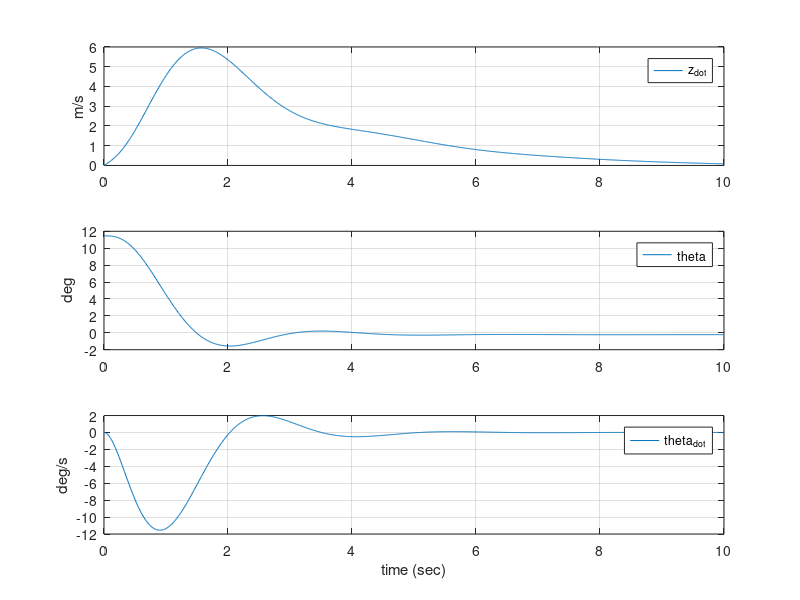
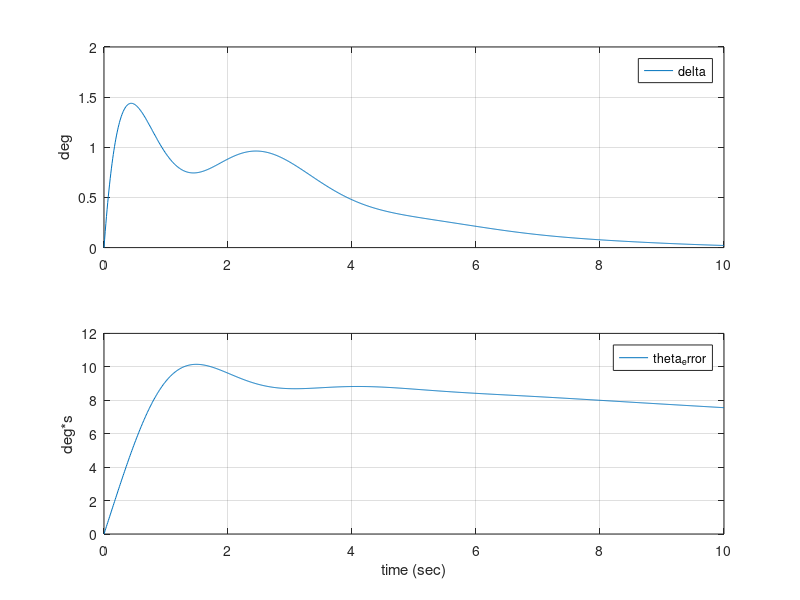

Source code (MATLAB) for these figures, in order:
clear all
% close all
% ----Constant----
% g: 重力加速度(m/s2)
% mass: 重量(kg)
% force_t: 推力(N)
% L_alpha: 揚力傾斜(N/rad)
% length_A: 空力中心までの距離(m)
% length_T: ジンバル点までの距離(m)
% theta0: 目標角(垂直方向からの角度)(deg)
% vel_A: 機軸方向速度(m/s)
% Iyy: ピッチ面方向の慣性モーメント(kg*ｍ２)
% tau_delta: ジンバル角一次遅れ時定数(s)
% -----
% 
% ----------------
g = 9.8066;
mass = 70;
force_T = 1000;
L_alpha = 1000;
length_A = 0.2;
length_T = 1.5;
theta0 = 0;
vel_A = 30;
Iyy = 84;
tau_delta = 0.5;
% ----
% Q_lqr = diag([0 100 0 0]);
% R_lqr = diag([0.00001]);
% W = 1;
% Q_kalman = diag([1 1 1 1]);
% R_kalman = diag([1 1 1 1]);



%A_body = [-L_alpha/mass/vel_A -g*cosd(theta0) vel_A;
%	 0 0 1;
%	 L_alpha*length_A/Iyy/vel_A 0 0];
%B_body = [force_T/mass; 0; force_T*length_T/Iyy];
%Co_body = ctrb(A_body,B_body);
%rank(Co_body);
%
%A_motor = [0 1 0;
%	 0 0 KT/(Jm+JL/gear);
%	 0 -KE/L -R/L];
%B_motor = [0; 0; 1/L];
%Co_motor = ctrb(A_motor,B_motor);
%rank(Co_motor);


% ----状態方程式----
%　sys: 状態方程式
% x = [z_dot; θ; θ_dot; delta], u = delta_i, y = [θ; delta]
% z_dot: 機軸垂直方向速度
% θ: 目標角とのズレ
% delta: ジンバル角
% delta_i: ジンバル角入力値
% ---
% sys_servo: 拡大系
% ----------------
A_reg = [-L_alpha/mass/vel_A g*cosd(theta0) -vel_A force_T/mass;
	 0 0 1 0;
	 L_alpha*length_A/Iyy/vel_A 0 0 -force_T*length_T/Iyy;
	 0 0 0 -1/tau_delta];
B_reg = [0; 0; 0; 1/tau_delta];
C_reg = A_reg(1:2,:);
C_reg_observe = eye(length(C_reg));
D_reg = B_reg(1:2,:);
sys_reg = ss(A_reg, B_reg, C_reg, D_reg);
Co_reg = ctrb(A_reg, B_reg);

As_upper = horzcat(A_reg, [0; 0; 0; 0]);
As_lower = [0 1 0 0 0];
A_servo  = [As_upper; As_lower];
B_servo = [B_reg; 0];
C_servo = horzcat(C_reg, [0; 0]);
C_servo_observe = eye(length(C_servo));
D_servo = D_reg;
sys_servo = ss(A_servo, B_servo, C_servo, D_servo);
sys_servo_observe = ss(A_servo, B_servo, C_servo_observe, [0]);

% ---- 可制御性確認 ----
% 可制御性ではなく、可安定性の議論が必要
Co_servo = ctrb(sys_servo);
if length(A_servo) - rank(Co_servo) == 0
	disp('Controllable')
else
	disp('Uncontrollable')
end
% ---- 可観測性確認 ----
Ob_servo = obsv(sys_servo);
if length(A_servo) - rank(Ob_servo) == 0
	disp('Observable')
else
	disp('Unobservable')
end


% % ---- 極配置法 ----
% J = [-1];
% K = place(A,B,J);
% sys_control = ss(A-B*K, eye(size(A)), eye(size(A)), eye(size(A)));

% % ----最適レギュレータ ----
Q_optreg = [0 0 0 0 0;
	 0 1000 0 0 0;
	 0 0 0 0 0;
	 0 0 0 0 0;
	 0 0 0 0 1];
R_optreg = [10000];
N_optreg = [0; 0; 0; 0; 0];
[K_optreg, P_optreg, E_optreg] = lqr(sys_servo, Q_optreg, R_optreg, N_optreg);
sys_optreg = ss(A_servo-B_servo*K_optreg, B_servo, C_servo-D_servo*K_optreg, D_servo);


% ---- 最適サーボシステム ----
% Q11 = [100];
% Q22 = [500];
% Q_optservo = [ C_reg'*Q11*C_reg zeros(length(A_reg),1);
% 			   zeros(1, length(A_reg)) Q22];
% R_optservo = 1;
% P_optservo = care(A_servo, B_servo, Q_optservo, R_optservo);
% P_optservo11 = P_optservo(1:length(A_reg), 1:length(A_reg));
% P_optservo12 = P_optservo(1:length(A_reg), length(A_reg)+1);
% P_optservo22 = P_optservo(length(A_reg)+1, length(A_reg)+1);
% 
% K = -inv(R_optservo) * B_reg' * P_optservo11;
% G = -inv(R_optservo) * B_reg' * P_optservo12;
% 
% M0 = [A_reg B_reg;
% 	  C_reg 0];
% Fa = [-K+2*G*inv(P_optservo22)*P_optservo12' 1]...
% 		*inv(M0) * [zeros(length(A_reg),1); 1];
% Fb = -2*G*inv(P_optservo22)*P_optservo12';
% 
% y_ref = 0;
% x_0 = [0; 0.2; 0; 0];
% % プラスからマイナスにしてみた
% K_optservo = [K G] + Fa * y_ref + Fb * x_0;
% sys_optservo = ss(A_servo - B_servo*K_optservo, eye(5), eye(5), eye(5));

%% ---- 2自由度積分形最適サーボシステム ----
%[F0 S Er] = lqr(sys_reg, Q_lqr, R_lqr);
%H0 = - inv(C_reg * inv(A_reg - B_reg * F0) * B_reg);
%F1 = C_reg * inv(A_reg - B_reg * F0);
%F2 = - R_lqr * B_reg' * F1';

% ---- カルマンフィルタ ----
% [L_kalman P E] = lqe(A_reg, [], C_reg_observe, Q_kalman, R_kalman);


% ---- 2自由度積分形最適サーボシステム ----
% ---- 積分器を除いた（拡大系の前段階）システムでLQRして、積分器分のW項を入れる
% servo_2dof_A11 = A_reg - B_reg * F0 + B_reg * F1*F2*W;
% servo_2dof_A12 = B_reg * F2 * W;
% A_2dof = [servo_2dof_A11 servo_2dof_A12;
% 		  -C_reg 0];
% B_2dof = [B_reg*H0; 1];
% sys_2dofservo = ss(A_2dof, B_2dof, eye(5));
% eig(A_2dof)

% x_0 = [0; 0.2; 0; 0];
% t = 0:0.01:10;
% [y0,t,x0] = initial(sys_2dofservo, [x_0; 0], t);
% [y1,t,x1] = initial(sys_2dofservo, [x_0; 0], t);
% figure()
% subplot(3,1,1);plot(t,x0(:,1));
% grid;legend('z_dot');ylabel('m/s');
% subplot(3,1,2);plot(t,rad2deg(x0(:,2)));grid;
% legend('theta');ylabel('deg');
% subplot(3,1,3);plot(t,rad2deg(x0(:,3)));grid;
% legend('theta_dot');ylabel('deg/s');
% xlabel('time (sec)')

% figure()
% subplot(3,1,1);plot(t,rad2deg(x0(:,4)));grid;
% legend('delta');;ylabel('deg');
% subplot(3,1,2);plot(t,rad2deg(x0(:,5)));grid;
% legend('motor_dot');;ylabel('deg/s');
% subplot(3,1,3);plot(t,x0(:,6));grid;
% legend('current');;ylabel('A');
% xlabel('time (sec)')

% figure()
% subplot(3,1,1);plot(t,x0(:,5));grid;
% legend('theta_error');ylabel('deg');
% subplot(3,1,2);plot(t,x0(:,5));grid;
% legend('motor_error');ylabel('deg');
% xlabel('time (sec)')
% print ('Modern_state.jpg')


% ----図示
x_0 = [0; 0.2; 0; 0];
t = 0:0.01:10;
[y0,t,x0] = initial(sys_optreg, [x_0; 0], t);
% [y1,t,x1] = initial(sys_optservo, [x_0; 0], t);

figure()
subplot(3,1,1);plot(t,x0(:,1));
grid;legend('z_{dot}');ylabel('m/s');
subplot(3,1,2);plot(t,rad2deg(x0(:,2)));grid;
legend('theta');ylabel('deg');
subplot(3,1,3);plot(t,rad2deg(x0(:,3)));grid;
legend('theta_{dot}');ylabel('deg/s');
xlabel('time (sec)')

figure()
subplot(2,1,1);plot(t,rad2deg(x0(:,4)));grid;
legend('delta');;ylabel('deg');
subplot(2,1,2);plot(t,rad2deg(x0(:,5)));grid;
legend('theta_error');ylabel('deg*s');
xlabel('time (sec)')

%figure()
%subplot(4,1,1);plot(t,x1(:,1));
%grid;legend('z_{dot}');ylabel('m/s');
%subplot(4,1,2);plot(t,rad2deg(x1(:,2)));grid;
%legend('theta');ylabel('deg');
%subplot(4,1,3);plot(t,rad2deg(x1(:,3)));grid;
%legend('theta_{dot}');ylabel('deg/s');
%xlabel('time (sec)')
%subplot(4,1,4);plot(t,rad2deg(x1(:,4)));grid;
%legend('delta');;ylabel('deg');
%subplot(3,1,2);plot(t,rad2deg(x1(:,5)));grid;
%legend('theta_error');ylabel('deg*s');
%xlabel('time (sec)')

%figure()
%subplot(3,1,1);plot(t,x1(:,5));grid;
%legend('theta_error');ylabel('deg');
%subplot(3,1,2);plot(t,x1(:,5));grid;
%legend('motor_error');ylabel('deg');
%xlabel('time (sec)')
%print ('Modern_state.jpg')
